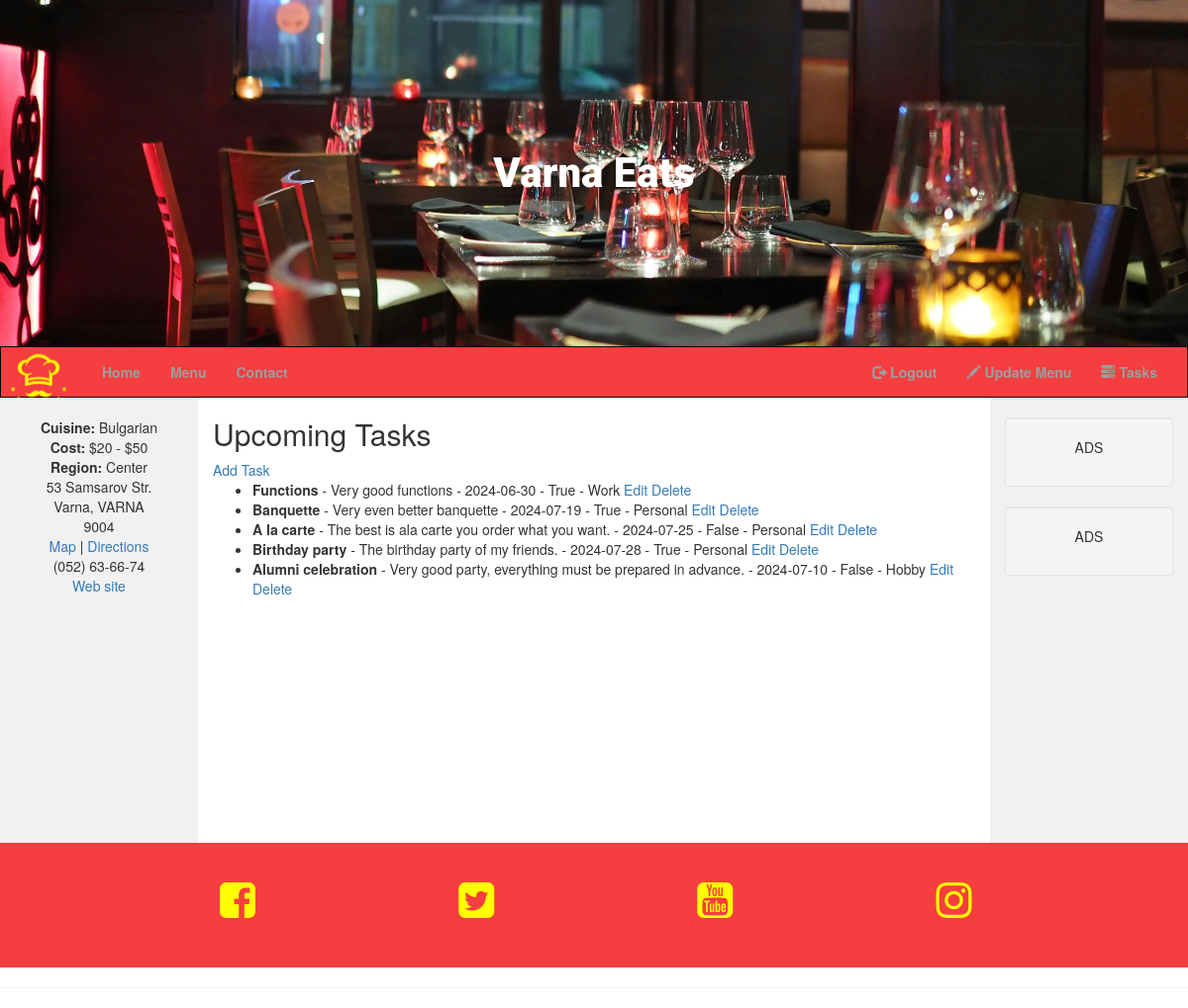
The app's page /tasks (signed in) with its own data.
### run.py (models this page shows, shortened)
class Task(db.Model):
    id = db.Column(db.Integer, primary_key=True)
    task_name = db.Column(db.String(50), unique=True, nullable=False)
    task_description = db.Column(db.Text, nullable=False)
    is_urgent = db.Column(db.Boolean, default=False, nullable=False)
    due_date = db.Column(db.Date, nullable=False)
    category_id = db.Column(db.Integer, db.ForeignKey("category.id", ondelete="CASCADE"), nullable=False)

class Category(db.Model):
    id = db.Column(db.Integer, primary_key=True)
    category_name = db.Column(db.String(25), unique=True, nullable=False)
    tasks = db.relationship("Task", backref="category", cascade="all, delete", lazy=True)

### run.py (the view)
@app.route("/tasks")
def tasks():
    tasks = Task.query.all()
    categories = Category.query.all()
    return render_template("tasks.html", tasks=tasks, categories=categories)

### taskmanager/templates/tasks.html
{% extends "base.html" %}
{% block content %}
    <h2>Upcoming Tasks</h2>
    <a href="{{ url_for('add_task') }}">Add Task</a>
    <ul>
        {% for task in tasks %}
            <li>
                <strong>{{ task.task_name }}</strong> - {{ task.task_description }} - {{ task.due_date }} - {{ task.is_urgent }} - {{ task.category.category_name }}
                <a href="{{ url_for('update_task', task_id=task.id) }}">Edit</a>
                <a href="{{ url_for('delete_task', task_id=task.id) }}">Delete</a>
            </li>
        {% endfor %}
    </ul>
{% endblock %}

### taskmanager/static/css/style.css (style rules this page uses)
::placeholder { color: white; }

### records on screen
Task: task_name "Functions", task_description "Very good functions", due_date "2024-06-30", is_urgent "True", category.category_name "Work"
Task: task_name "Banquette", task_description "Very even better banquette", due_date "2024-07-19", is_urgent "True", category.category_name "Personal"
Task: task_name "A la carte", task_description "The best is ala carte you order what you want.", due_date "2024-07-25", is_urgent "False", category.category_name "Personal"
Task: task_name "Birthday party", task_description "The birthday party of my friends.", due_date "2024-07-28", is_urgent "True", category.category_name "Personal"
Task: task_name "Alumni celebration", task_description "Very good party, everything must be prepared in advance.", due_date "2024-07-10", is_urgent "False", category.category_name "Hobby"
